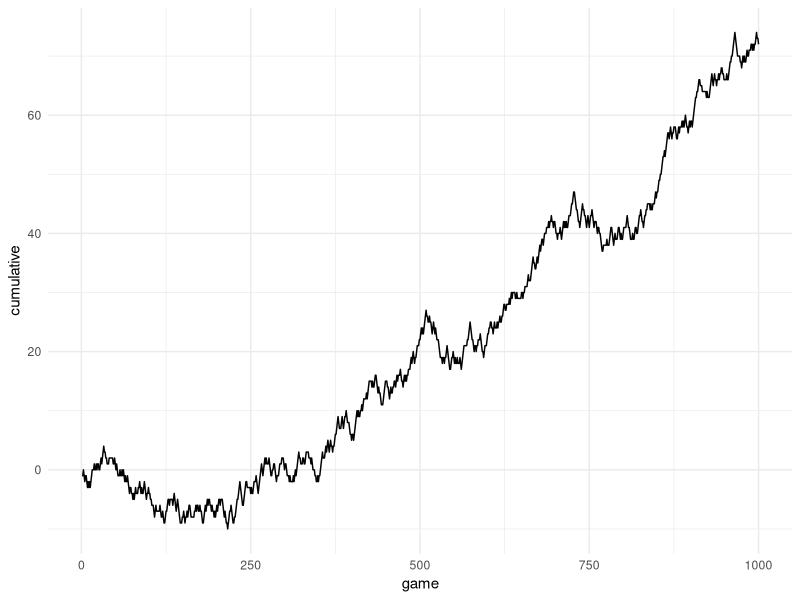
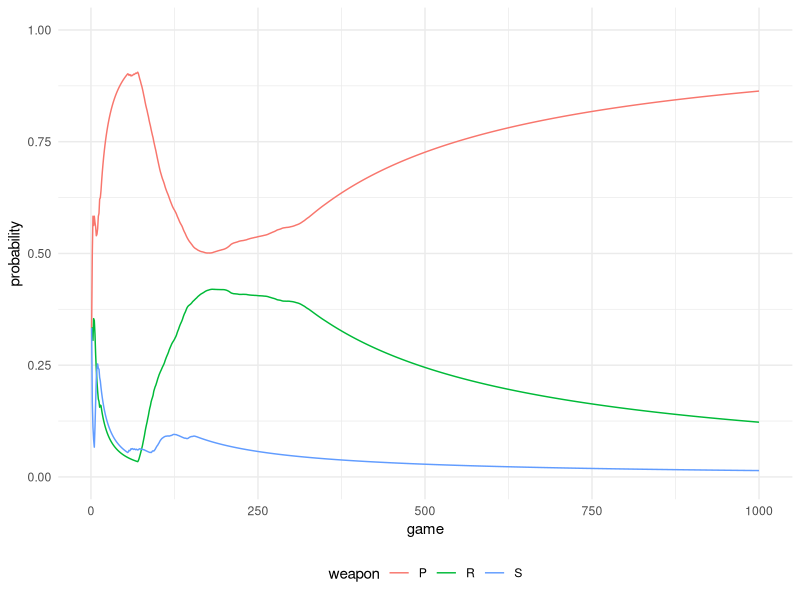

Here is the R script that generated these plots, in order:
library(dplyr)
library(data.table)
library(tidyr)

library(ggplot2)
library(gridExtra)

# definitions
n = 1000 #number of games
comp_strat = c(0.4, 0.3, 0.3) #computer probabilities of rock/paper/scissors respectively 

weapons <- c('R', 'P', 'S')
num_actions <- length(weapons)
player_strategy <- vector(mode = 'numeric', length = num_actions)
regret_sum <- vector(mode = 'numeric', length = num_actions)
strategy_sum <- vector(mode = 'numeric', length = num_actions)

# rock-paper-scissors game 
rps <- function(comp, player){
  result <- if(identical(comp, player)){
    0
  } else if(player == 'R' & comp == 'S'|
            player == 'S' & comp == 'P' |
            player == 'P' & comp == 'R'){
    1
  } else{
    -1
  }
  return(result)
}

# regret-matched mixed strategy
updatePlayer <- function(player_strat, regret_sum, strategy_sum){
  normalising_sum = 0
  for(a in 1:num_actions){
    player_strat[a] = if_else(regret_sum[a] > 0, regret_sum[a], 0)
    normalising_sum = normalising_sum + player_strat[a]
  }
  
  for(a in 1:num_actions){
    if(normalising_sum > 0){
      player_strat[a] = player_strat[a] / normalising_sum
    } else {
      player_strat[a] = 1 / num_actions
    }
    strategy_sum[a] = strategy_sum[a] + player_strat[a]
  }
  
  out <- list('player_strat' = player_strat, 'strategy_sum' = strategy_sum)
  return(out)
}

# average strategy
avgStrat <- function(strategy_sum){
  avg_strat <- vector(mode = 'numeric', length = num_actions)
  normalising_sum = 0
  for(a in 1:num_actions){
    normalising_sum = normalising_sum + strategy_sum[a]
  }
  for(a in 1:num_actions){
    if(normalising_sum > 0){
      avg_strat[a] = strategy_sum[a] / normalising_sum
    } else{
      avg_strat[a] = 1 / num_actions
    }
  }
  return(avg_strat)
}

# get action
actions <- function(strat = strategy) {
  action <- sample(weapons, size = 1, prob = strat)
  return(action)
}

# accumulate regrets
regrets <- function(regret_sum, result, comp){
  for(a in 1:num_actions){
    action_utility = rps(comp, weapons[a])
    regret_sum[a] = regret_sum[a] + action_utility - result
  }
  return(regret_sum)
}



#player_strat = c(rep(1 / num_actions, num_actions)) # initialise player RPS probs evenly weighted
profit <- vector(mode = 'numeric', length = n)
strat <- data.frame(matrix(nrow = n, ncol = 3))
colnames(strat) <- c('R', 'P', 'S')

for (i in 1:n){
  player_strategy <- updatePlayer(player_strategy, regret_sum, strategy_sum)
  
  strategy_sum <- player_strategy$strategy_sum
  player_strategy <- player_strategy$player_strat
  
  comp <- actions(comp_strat)
  player <- actions(player_strategy)

  result <- rps(comp, player)
  
  regret_sum <- regrets(regret_sum, result, comp)
  
  player_strategy = t(as.matrix(avgStrat(strategy_sum)))
  
  profit[i] = result
  strat[i, ] = player_strategy
}


as.data.table(profit) %>% 
  mutate(cumulative = cumsum(profit),
         game = as.numeric(row.names(.))) %>%
  ggplot(aes(x = game, y = cumulative)) +
  geom_line() +
  theme_minimal()

strat %>% 
  mutate(game = as.numeric(row.names(.))) %>%
  pivot_longer(-game, names_to = 'weapon', values_to = 'probability') %>% 
  ggplot(aes(x = game, y = probability, colour = weapon)) +
  geom_line() +
  theme_minimal() +
  scale_y_continuous(limits = c(0,1)) +
  theme(legend.position = "bottom")
  


